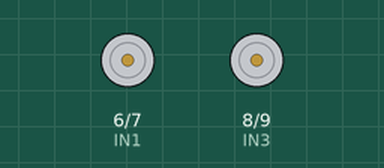
This sketch was run on a simulated Arduino Uno, built with avr-gcc and run on an emulated ATmega328P. Parts: motor-driver pin pairs drawn as motors (green arrow = first pin HIGH = forward, orange = second pin HIGH = backward, longer = more drive, scaled by the enable pin).

Above: at 1.5 s.
At 4.0 s:
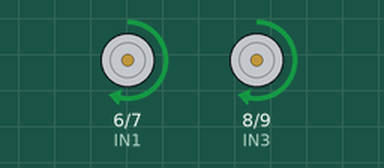
At 7.5 s:
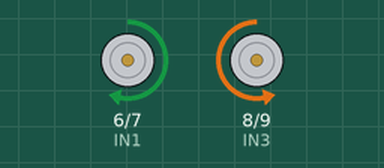
At 9.0 s:
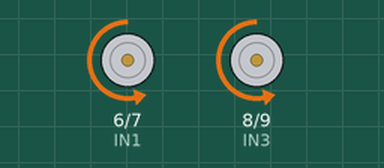
Timing chart, 0 to 15.6 s (numbered marks = the images above):
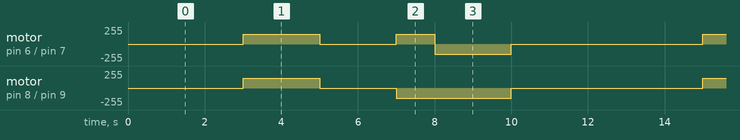

Measured:
- by itself, motor on pin 8 (IN3) / pin 9 (IN4): repeats every 12.0 s: stopped 2.0 s, backward 150/255 3.0 s, stopped 5.0 s, forward 150/255 2.0 s
- by itself, motor on pin 6 (IN1) / pin 7 (IN2): repeats every 12.0 s: stopped 2.0 s, forward 150/255 1.0 s, backward 150/255 2.0 s, stopped 5.0 s, forward 150/255 2.0 s

The sketch:

Main.ino
```cpp
#define ENA 5
#define IN1 6
#define IN2 7

#define IN3 8
#define IN4 9
#define ENB 10

void setup(){

    pinMode(ENA, OUTPUT);
    pinMode(IN1, OUTPUT);
    pinMode(IN2, OUTPUT);
    pinMode(ENB, OUTPUT);
    pinMode(IN3, OUTPUT);
    pinMode(IN4, OUTPUT);

}

void loop()
{
    delay(3000);
    frente(150);
    delay(2000);

    parada();
    delay(2000);

    motorAFrente(150);
    motorBRetroceso(150);
    delay(1000);

    atras(150);
    delay(2000);

    parada();
    delay(2000);

}

void frente(int vel){
    motorAFrente(vel);
    motorBFrente(vel);
}

void atras(int vel){
    motorARetroceso(vel);
    motorBRetroceso(vel);
}

void parada(){
    motorAParar();
    motorBParar();
}

void motorAFrente(int vel){
    analogWrite(ENA, vel);
    digitalWrite(IN1,1);
    digitalWrite(IN2, 0);
}

void motorARetroceso(int vel){
    analogWrite(ENA, vel);
    digitalWrite(IN1,0);
    digitalWrite(IN2,1);
}

void motorAParar(){
    analogWrite(ENA, 0);
    digitalWrite(IN1,0);
    digitalWrite(IN2, 0);
}

void motorBFrente(int vel){
    analogWrite(ENB, vel);
    digitalWrite(IN3,1);
    digitalWrite(IN4, 0);
}

void motorBRetroceso(int vel){
    analogWrite(ENB, vel);
    digitalWrite(IN3,0);
    digitalWrite(IN4, 1);
}

void motorBParar(){
    analogWrite(ENB, 0);
    digitalWrite(IN3,0);
    digitalWrite(IN4, 0);
}
```
